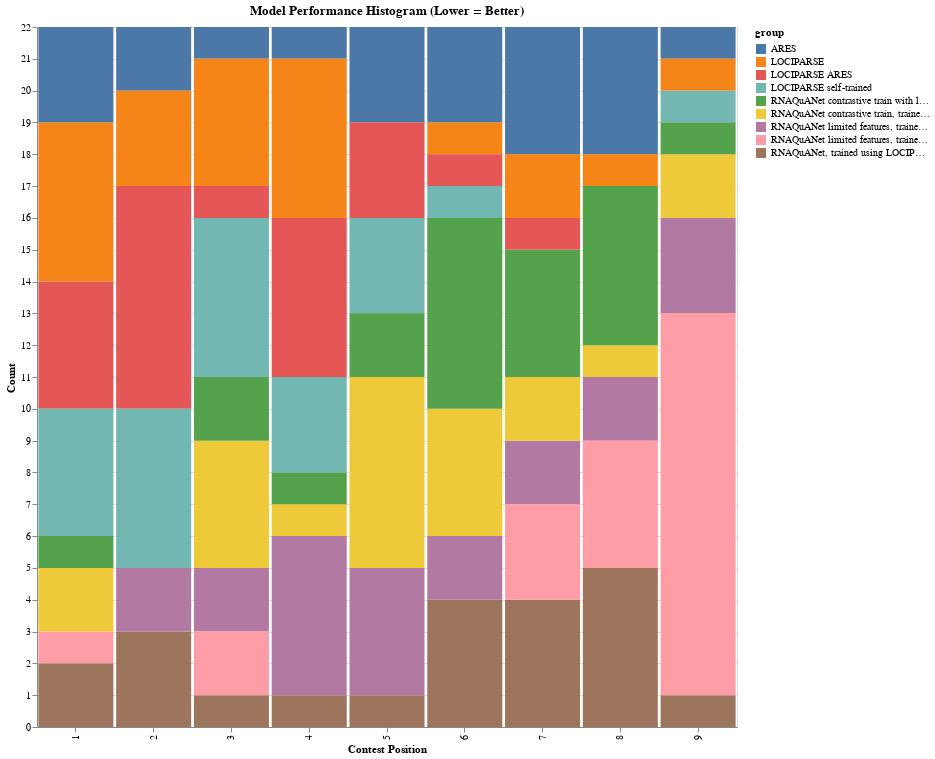

The notebook cell this image was saved under:
### Code cell
data = pd.DataFrame([
    {'group': group, 'position': pos}
    for group, positions in model_ranking.items()
    for pos in positions
])
chart = alt.Chart(data, width=700,height=700).transform_bin(
    'binned_position', field='position', bin=alt.Bin(step=1, extent=[1, 10])
).transform_aggregate(
    count='count()',
    groupby=['group', 'binned_position']
).transform_impute(
    impute='count',
    key='binned_position',
    groupby=['group'],
    value=0
).mark_bar(opacity=1,size=75).encode(
    x=alt.X('binned_position:N', title='Contest Position'),
    y=alt.Y('count:Q', title='Count'),
    color='group:N'
).properties(
    title='Model Performance Histogram (Lower = Better)',
)

chart.show()

### Figure 1 — Vega-Lite specification as saved in the notebook (floating-point values rounded to 4 significant figures; data arrays with more than 128 entries replaced by an {"elided": "..."} marker saying what was removed)
{"config": {"view": {"continuousWidth": 300, "continuousHeight": 300}}, "data": {"name": "data-ce25ba8344e499fd07b30396d506bb43"}, "mark": {"type": "bar", "opacity": 1, "size": 75}, "encoding": {"color": {"field": "group", "type": "nominal"}, "x": {"field": "binned_position", "title": "Contest Position", "type": "nominal"}, "y": {"field": "count", "title": "Count", "type": "quantitative"}}, "height": 700, "title": "Model Performance Histogram (Lower = Better)", "transform": [{"bin": {"extent": [1, 10], "step": 1}, "field": "position", "as": "binned_position"}, {"aggregate": [{"op": "count", "as": "count"}], "groupby": ["group", "binned_position"]}, {"impute": "count", "key": "binned_position", "groupby": ["group"], "value": 0}], "width": 700, "$schema": "https://vega.github.io/schema/vega-lite/v5.20.1.json", "datasets": {"data-ce25ba8344e499fd07b30396d506bb43": {"elided": "198 records"}}}
